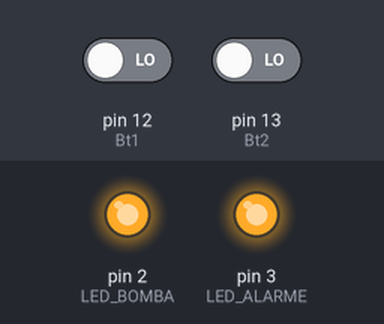
This sketch was run on a simulated Arduino Uno, built with avr-gcc and run on an emulated ATmega328P. Shown: output pins drawn as LEDs (lit = HIGH). Inputs (shaded band) come from the test bench; at power-on: pin 12 (Bt1) LOW, pin 13 (Bt2) LOW.

Above: at 1.2 s.
1.3 s: pin 12 (Bt1) driven HIGH
At 2.4 s:
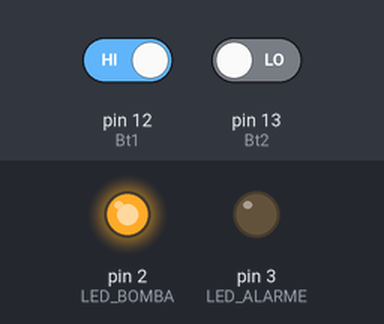
2.8 s: pin 13 (Bt2) driven HIGH
At 3.6 s:
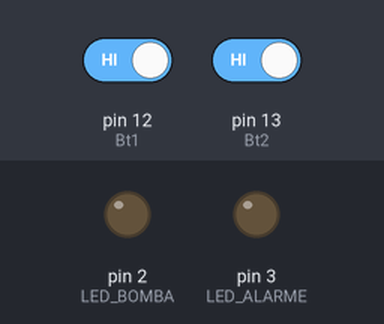
4.3 s: pin 12 (Bt1) driven LOW
At 4.7 s:
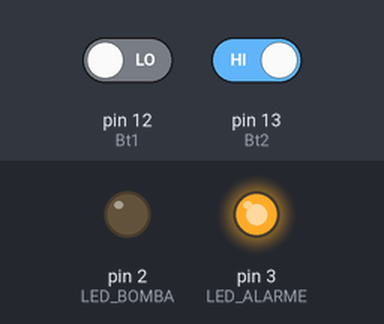
5.8 s: pin 13 (Bt2) driven LOW
At 7.1 s:
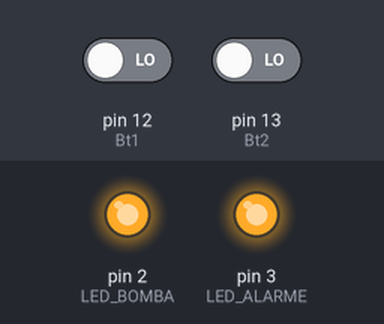
Timing chart, 0 to 8.3 s (numbered marks = the images above; inputs shaded):
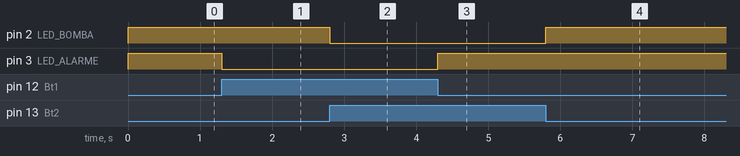

Measured:
- after the input at 1.3 s, pin 3 (LED_ALARME): HIGH → LOW at once
- after the input at 2.8 s, pin 2 (LED_BOMBA): HIGH → LOW at once
- after the input at 4.3 s, pin 3 (LED_ALARME): LOW → HIGH at once
- after the input at 5.8 s, pin 2 (LED_BOMBA): LOW → HIGH at once

The sketch:

EX3prova2.ino
```cpp
const int LED_BOMBA = 2;//
const int LED_ALARME = 3;//
const int Bt1 = 12;//
const int Bt2 = 13;//
void setup() {
  pinMode(Bt1, INPUT);
  pinMode(Bt2, INPUT);//entrada
  pinMode(LED_BOMBA, OUTPUT);//saida
  pinMode(LED_ALARME, OUTPUT);// saida
}
void loop() {
bool L = digitalRead(Bt1);
bool H = digitalRead(Bt2);

if ((H == 1) && (L == 1)){
digitalWrite(LED_BOMBA, LOW);
digitalWrite(LED_ALARME,LOW);
}
if ((H == 0) && (L == 1)){
digitalWrite(LED_BOMBA, HIGH);
digitalWrite(LED_ALARME, LOW);
}
if ((H == 0) && (L == 0)){
digitalWrite(LED_BOMBA, HIGH);
digitalWrite(LED_ALARME, HIGH);
}
if ((H == 1) && (L == 0)){
digitalWrite(LED_BOMBA, LOW);
digitalWrite(LED_ALARME, HIGH);
}
}
```
